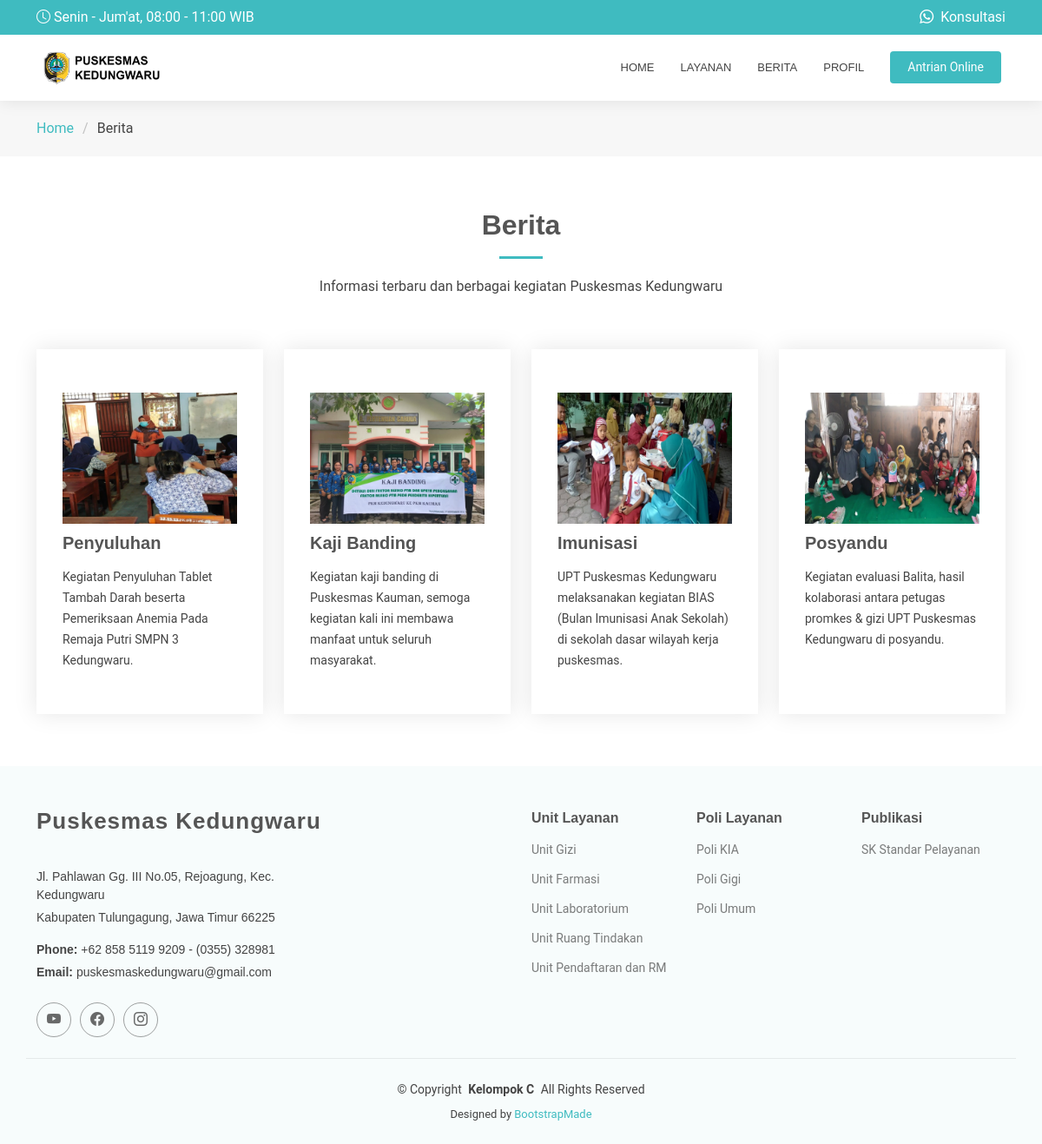
Page /berita.php on the committed database.
### tables this page shows
CREATE TABLE `t_informasi` (
  `id_informasi` int(5) NOT NULL,
  `judul` varchar(100) NOT NULL,
  `konten` text NOT NULL,
  `tanggal` date NOT NULL,
  `file_gambar` varchar(255) NOT NULL
);

### berita.php (the view)
<?php
require_once 'h_header.php';
require 'koneksi.php'
?>
  <main class="main">
    <div class="page-title">
      <nav class="breadcrumbs">
        <div class="container">
          <ol>
            <li><a href="home.php">Home</a></li>
            <li class="current">Berita</li>
          </ol>
        </div>
      </nav>
    </div>
    <section id="featured-services" class="featured-services section">
        <div class="container section-title" data-aos="fade-up">
          <h2>Berita<br></h2>
          <p>Informasi terbaru dan berbagai kegiatan Puskesmas Kedungwaru</p>
        </div>
        <div class="container">
          <div class="row gy-4">
            <?php
              $query = $dbh->query("SELECT * FROM t_informasi");
              foreach ($query as $row) : ?>
              <div class="col-xl-3 col-md-6 d-flex" data-aos="fade-up" data-aos-delay="100">
                <div class="service-item position-relative">
                  <div class='icon'>
                    <img src="assets/img/berita/<?php echo $row["file_gambar"]; ?>" class="img-fluid">
                  </div>
                    <h4><?php echo $row['judul']; ?></h4>
                    <p><?php echo $row['konten']; ?></p>
                </div>
              </div>
            <?php endforeach; ?>
          </div>
        </div>
    </section>
  </main>
<?php
require_once 'h_footer.php';
?>

### h_header.php (shortened to what this page needs)
<!DOCTYPE html>
<html lang="en">
<head>
  <link href="assets/vendor/bootstrap/css/bootstrap.min.css" rel="stylesheet">
  <link href="assets/vendor/bootstrap-icons/bootstrap-icons.css" rel="stylesheet">
  <link href="assets/vendor/aos/aos.css" rel="stylesheet">
  <link href="assets/vendor/fontawesome-free/css/all.min.css" rel="stylesheet">
  <link href="assets/vendor/glightbox/css/glightbox.min.css" rel="stylesheet">
  <link href="assets/vendor/swiper/swiper-bundle.min.css" rel="stylesheet">
  <link href="assets/css/main.css" rel="stylesheet">
</head>
<body class="index-page">
  <header id="header" class="header sticky-top">
        <div class="topbar d-flex align-items-center">
        <div class="container d-flex justify-content-center justify-content-md-between">
            <div class="d-none d-md-flex align-items-center">
            <i class="bi bi-clock me-1"></i> Senin - Jum'at, 08:00 - 11:00 WIB
            </div>
            <div class="d-flex align-items-center">
            <a href="https://wa.me/6285851199209" target="_blank" title="Ayo Konsultasi">
              <div style="color:white">
                <i class="bi bi-whatsapp me-1" ></i>
                Konsultasi
              </div>
            </a>
            </div>
        </div>
        </div>
        <div class="branding d-flex align-items-center">
        <div class="container position-relative d-flex align-items-center justify-content-end">
            <a href="home.php" class="logo d-flex align-items-center me-auto">
            <img src="assets/img/logo.png" alt="">
            </a>
            <nav id="navmenu" class="navmenu">
            <ul>
                <li><a href="/puskesmas" class="menu_home">HOME</a></li>
                <li><a href="layanan.php" class="menu_layanan">LAYANAN</a></li>
                <li><a href="berita.php" class="menu_berita">BERITA</a></li>
                <li><a href="profil.php" class="menu_profil">PROFIL</a></li>
            </ul>
            </nav>
            <a class="cta-btn" href="antrian.php">Antrian Online</a>
        </div>
        </div>
  </header>

### h_footer.php (shortened to what this page needs)
<footer id="footer" class="footer light-background">
    <div class="container footer-top">
      <div class="row gy-4">
        <div class="col-lg-4 col-md-6 footer-about">
          <a href="login\login.php" class="logo d-flex align-items-center">
            <span class="sitename">Puskesmas Kedungwaru</span>
          </a>
          <div class="footer-contact pt-3">
            <p>Jl. Pahlawan Gg. III No.05, Rejoagung, Kec. Kedungwaru</p>
            <p>Kabupaten Tulungagung, Jawa Timur 66225</p>
            <p class="mt-3"><strong>Phone:</strong> <span>+62 858 5119 9209 - (0355) 328981</span></p>
            <p><strong>Email:</strong> <span>puskesmaskedungwaru@gmail.com</span></p>
          </div>
          <div class="social-links d-flex mt-4">
            <a href="https://www.youtube.com/@puskesmaskedungwaru"><i class="bi bi-youtube"></i></a>
            <a href="https://www.facebook.com/profile.php?id=658668570818075&_rdr"><i class="bi bi-facebook"></i></a>
            <a href="https://www.instagram.com/puskesmas_kedungwaru/"><i class="bi bi-instagram"></i></a>
          </div>
        </div>
        <div class="col-lg-2 col-md-3 footer-links">
        </div>
        <div class="col-lg-2 col-md-3 footer-links">
        <h4>Unit Layanan</h4>
          <ul>
            <li><a href="https://sippn.menpan.go.id/pelayanan-publik/8139234/dinas-kesehatan/unit-gizi">Unit Gizi</a></li>
            <li><a href="https://sippn.menpan.go.id/pelayanan-publik/8139233/dinas-kesehatan/unit-farmasiapotek">Unit Farmasi</a></li>
            <li><a href="https://sippn.menpan.go.id/pelayanan-publik/8139084/dinas-kesehatan/unit-laboratorium">Unit Laboratorium</a></li>
            <li><a href="https://sippn.menpan.go.id/pelayanan-publik/8139235/dinas-kesehatan/unit-ruang-tindakan">Unit Ruang Tindakan</a></li>
            <li><a href="https://sippn.menpan.go.id/pelayanan-publik/8139083/dinas-kesehatan/unit-pendaftaran-dan-rekam-medik">Unit Pendaftaran dan RM</a></li>
          </ul>
        </div>
        <div class="col-lg-2 col-md-3 footer-links">
        <h4>Poli Layanan</h4>
          <ul>
            <li><a href="https://sippn.menpan.go.id/pelayanan-publik/8139086/dinas-kesehatan/unit-poli-kia">Poli KIA</a></li>
            <li><a href="https://sippn.menpan.go.id/pelayanan-publik/8140849/dinas-kesehatan/unit-poli-gigi">Poli Gigi</a></li>
            <li><a href="https://sippn.menpan.go.id/pelayanan-publik/8140844/dinas-kesehatan/unit-poli-umum-bp">Poli Umum</a></li>
          </ul>
        </div>
        <div class="col-lg-2 col-md-3 footer-links">
          <h4>Publikasi</h4>
          <ul>
            <li><a href="https://sippn.menpan.go.id/images/article/temp/SK%20STANDAR%20PELAYANAN%20PUBLIK%20+%20SK%20TARIF-20240823015803.pdf">SK Standar Pelayanan</a></li>
          </ul>
        </div>
      </div>
    </div>
    <div class="container copyright text-center mt-4">
      <p>© <span>Copyright</span> <strong class="px-1 sitename">Kelompok C</strong> <span>All Rights Reserved</span></p>
      <div class="credits">
        Designed by <a href="https://bootstrapmade.com/">BootstrapMade</a>
      </div>
    </div>
  </footer>
</body>
</html>

### rows in the picture
t_informasi: file_gambar (picture), judul "Penyuluhan", konten "Kegiatan Penyuluhan Tablet Tambah Darah beserta Pemeriksaan Anemia Pada Remaja Putri SMPN 3 Kedungwaru."
t_informasi: file_gambar (picture), judul "Kaji Banding", konten "Kegiatan kaji banding di Puskesmas Kauman, semoga kegiatan kali ini membawa manfaat untuk seluruh masyarakat."
t_informasi: file_gambar (picture), judul "Imunisasi", konten "UPT Puskesmas Kedungwaru melaksanakan kegiatan BIAS (Bulan Imunisasi Anak Sekolah) di sekolah dasar wilayah kerja puskesmas."
t_informasi: file_gambar (picture), judul "Posyandu", konten "Kegiatan evaluasi Balita, hasil kolaborasi antara petugas promkes & gizi UPT Puskesmas Kedungwaru di posyandu."
